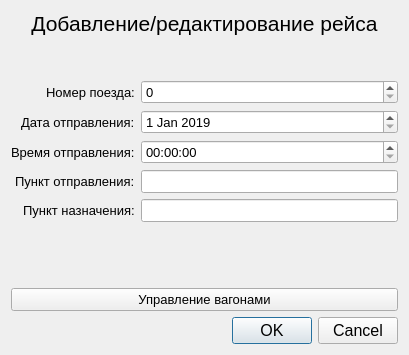
<?xml version="1.0" encoding="UTF-8"?>
<ui version="4.0">
 <class>Dialog_AddRace</class>
 <widget class="QDialog" name="Dialog_AddRace">
  <property name="geometry">
   <rect>
    <x>0</x>
    <y>0</y>
    <width>409</width>
    <height>355</height>
   </rect>
  </property>
  <property name="windowTitle">
   <string>Dialog</string>
  </property>
  <layout class="QVBoxLayout" name="verticalLayout">
   <item>
    <widget class="QLabel" name="mainLabel">
     <property name="font">
      <font>
       <pointsize>16</pointsize>
      </font>
     </property>
     <property name="text">
      <string>Добавление/редактирование рейса</string>
     </property>
     <property name="alignment">
      <set>Qt::AlignCenter</set>
     </property>
    </widget>
   </item>
   <item>
    <spacer name="verticalSpacer">
     <property name="orientation">
      <enum>Qt::Vertical</enum>
     </property>
     <property name="sizeHint" stdset="0">
      <size>
       <width>20</width>
       <height>40</height>
      </size>
     </property>
    </spacer>
   </item>
   <item>
    <layout class="QFormLayout" name="formLayout">
     <property name="labelAlignment">
      <set>Qt::AlignRight|Qt::AlignTrailing|Qt::AlignVCenter</set>
     </property>
     <item row="0" column="0">
      <widget class="QLabel" name="label_2">
       <property name="font">
        <font>
         <pointsize>10</pointsize>
        </font>
       </property>
       <property name="text">
        <string>Номер поезда:</string>
       </property>
      </widget>
     </item>
     <item row="0" column="1">
      <widget class="QSpinBox" name="number">
       <property name="font">
        <font>
         <pointsize>10</pointsize>
        </font>
       </property>
       <property name="maximum">
        <number>9999</number>
       </property>
      </widget>
     </item>
     <item row="1" column="0">
      <widget class="QLabel" name="label_3">
       <property name="font">
        <font>
         <pointsize>10</pointsize>
        </font>
       </property>
       <property name="text">
        <string>Дата отправления:</string>
       </property>
      </widget>
     </item>
     <item row="1" column="1">
      <widget class="QDateEdit" name="date">
       <property name="font">
        <font>
         <pointsize>10</pointsize>
        </font>
       </property>
       <property name="minimumDate">
        <date>
         <year>2019</year>
         <month>1</month>
         <day>1</day>
        </date>
       </property>
      </widget>
     </item>
     <item row="2" column="0">
      <widget class="QLabel" name="label_4">
       <property name="font">
        <font>
         <pointsize>10</pointsize>
        </font>
       </property>
       <property name="text">
        <string>Время отправления:</string>
       </property>
      </widget>
     </item>
     <item row="2" column="1">
      <widget class="QTimeEdit" name="time">
       <property name="font">
        <font>
         <pointsize>10</pointsize>
        </font>
       </property>
      </widget>
     </item>
     <item row="3" column="0">
      <widget class="QLabel" name="label_5">
       <property name="font">
        <font>
         <pointsize>10</pointsize>
        </font>
       </property>
       <property name="text">
        <string>Пункт отправления:</string>
       </property>
      </widget>
     </item>
     <item row="3" column="1">
      <widget class="QLineEdit" name="routeFrom">
       <property name="font">
        <font>
         <pointsize>10</pointsize>
        </font>
       </property>
      </widget>
     </item>
     <item row="4" column="0">
      <widget class="QLabel" name="label_6">
       <property name="font">
        <font>
         <pointsize>10</pointsize>
        </font>
       </property>
       <property name="text">
        <string>Пункт назначения:</string>
       </property>
      </widget>
     </item>
     <item row="4" column="1">
      <widget class="QLineEdit" name="routeTo">
       <property name="font">
        <font>
         <pointsize>10</pointsize>
        </font>
       </property>
      </widget>
     </item>
    </layout>
   </item>
   <item>
    <widget class="QLabel" name="labelError">
     <property name="font">
      <font>
       <pointsize>10</pointsize>
      </font>
     </property>
     <property name="styleSheet">
      <string notr="true">QLabel { color: rgb(240, 0, 0); }</string>
     </property>
     <property name="text">
      <string/>
     </property>
     <property name="alignment">
      <set>Qt::AlignCenter</set>
     </property>
    </widget>
   </item>
   <item>
    <spacer name="verticalSpacer_2">
     <property name="orientation">
      <enum>Qt::Vertical</enum>
     </property>
     <property name="sizeHint" stdset="0">
      <size>
       <width>20</width>
       <height>40</height>
      </size>
     </property>
    </spacer>
   </item>
   <item>
    <widget class="QPushButton" name="buttonEditWagons">
     <property name="font">
      <font>
       <pointsize>10</pointsize>
      </font>
     </property>
     <property name="text">
      <string>Управление вагонами</string>
     </property>
    </widget>
   </item>
   <item>
    <widget class="QDialogButtonBox" name="buttonBox">
     <property name="font">
      <font>
       <pointsize>12</pointsize>
      </font>
     </property>
     <property name="standardButtons">
      <set>QDialogButtonBox::Cancel|QDialogButtonBox::Ok</set>
     </property>
    </widget>
   </item>
  </layout>
 </widget>
 <resources/>
 <connections>
  <connection>
   <sender>buttonBox</sender>
   <signal>accepted()</signal>
   <receiver>Dialog_AddRace</receiver>
   <slot>accept()</slot>
   <hints>
    <hint type="sourcelabel">
     <x>193</x>
     <y>231</y>
    </hint>
    <hint type="destinationlabel">
     <x>193</x>
     <y>126</y>
    </hint>
   </hints>
  </connection>
  <connection>
   <sender>buttonBox</sender>
   <signal>rejected()</signal>
   <receiver>Dialog_AddRace</receiver>
   <slot>reject()</slot>
   <hints>
    <hint type="sourcelabel">
     <x>193</x>
     <y>231</y>
    </hint>
    <hint type="destinationlabel">
     <x>193</x>
     <y>126</y>
    </hint>
   </hints>
  </connection>
 </connections>
</ui>
